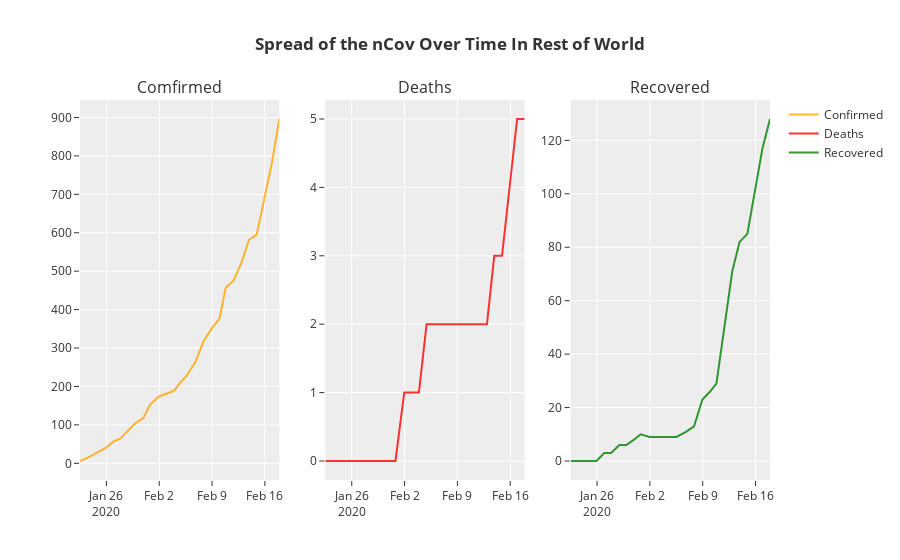

The notebook cell this image was saved under:
### Markdown cell above
## nCov - Spread over time in Rest of World (Excluding China)

### Code cell
plot = make_subplots(rows=1, cols=3, subplot_titles=("Comfirmed", "Deaths", "Recovered"))

# to plot the spread over time, we would need the data distribution spread over time starting from 22nd Jan 2020
# so we will extract the sub-set from the original data.
rest_of_world_over_time = nCoV_data[(nCoV_data['Country'] != 'China')]
rest_of_world_over_time = rest_of_world_over_time.groupby('Date')['Confirmed','Deaths','Recovered'].sum().reset_index()

subPlot1 = go.Scatter(
                x=rest_of_world_over_time['Date'],
                y=rest_of_world_over_time['Confirmed'],
                name="Confirmed",
                line_color='orange',
                opacity=0.8)

subPlot2 = go.Scatter(
                x=rest_of_world_over_time['Date'],
                y=rest_of_world_over_time['Deaths'],
                name="Deaths",
                line_color='red',
                opacity=0.8)

subPlot3 = go.Scatter(
                x=rest_of_world_over_time['Date'],
                y=rest_of_world_over_time['Recovered'],
                name="Recovered",
                line_color='green',
                opacity=0.8)

plot.append_trace(subPlot1, 1, 1)
plot.append_trace(subPlot2, 1, 2)
plot.append_trace(subPlot3, 1, 3)
plot.update_layout(template="ggplot2", title_text = '<b>Spread of the nCov Over Time In Rest of World</b>')

plot.show()

### Figure 1 — Plotly figure (JSON) as saved in the notebook; plotly's stock layout.template omitted (floating-point values rounded to 4 significant figures)
{"data": [{"line": {"color": "orange"}, "name": "Confirmed", "opacity": 0.8, "type": "scatter", "x": ["2020-01-22T12:00:00", "2020-01-23T12:00:00", "2020-01-24T12:00:00", "2020-01-25T22:00:00", "2020-01-26T23:00:00", "2020-01-27T20:30:00", "2020-01-28T23:00:00", "2020-01-29T21:00:00", "2020-01-30T21:30:00", "2020-01-31T19:00:00", "2020-02-01T23:00:00", "2020-02-02T21:00:00", "2020-02-03T21:40:00", "2020-02-04T22:00:00", "2020-02-05T12:20:00", "2020-02-06T20:05:00", "2020-02-07T20:24:00", "2020-02-08T23:04:00", "2020-02-09T23:20:00", "2020-02-10T19:30:00", "2020-02-11T20:44:00", "2020-02-12T22:00:00", "2020-02-13T21:15:00", "2020-02-14T22:00:00", "2020-02-15T22:00:00", "2020-02-16T22:00:00", "2020-02-17T22:00:00"], "xaxis": "x", "y": [6, 14, 25, 40, 57, 64, 87, 105, 118, 153, 174, 181, 188, 213, 225, 265, 317, 351, 376, 457, 476, 523, 581, 595, 685, 780, 896], "yaxis": "y"}, {"line": {"color": "red"}, "name": "Deaths", "opacity": 0.8, "type": "scatter", "x": ["2020-01-22T12:00:00", "2020-01-23T12:00:00", "2020-01-24T12:00:00", "2020-01-25T22:00:00", "2020-01-26T23:00:00", "2020-01-27T20:30:00", "2020-01-28T23:00:00", "2020-01-29T21:00:00", "2020-01-30T21:30:00", "2020-01-31T19:00:00", "2020-02-01T23:00:00", "2020-02-02T21:00:00", "2020-02-03T21:40:00", "2020-02-04T22:00:00", "2020-02-05T12:20:00", "2020-02-06T20:05:00", "2020-02-07T20:24:00", "2020-02-08T23:04:00", "2020-02-09T23:20:00", "2020-02-10T19:30:00", "2020-02-11T20:44:00", "2020-02-12T22:00:00", "2020-02-13T21:15:00", "2020-02-14T22:00:00", "2020-02-15T22:00:00", "2020-02-16T22:00:00", "2020-02-17T22:00:00"], "xaxis": "x2", "y": [0, 0, 0, 0, 0, 0, 0, 0, 0, 0, 1, 1, 1, 2, 2, 2, 2, 2, 2, 2, 2, 2, 3, 3, 4, 5, 5], "yaxis": "y2"}, {"line": {"color": "green"}, "name": "Recovered", "opacity": 0.8, "type": "scatter", "x": ["2020-01-22T12:00:00", "2020-01-23T12:00:00", "2020-01-24T12:00:00", "2020-01-25T22:00:00", "2020-01-26T23:00:00", "2020-01-27T20:30:00", "2020-01-28T23:00:00", "2020-01-29T21:00:00", "2020-01-30T21:30:00", "2020-01-31T19:00:00", "2020-02-01T23:00:00", "2020-02-02T21:00:00", "2020-02-03T21:40:00", "2020-02-04T22:00:00", "2020-02-05T12:20:00", "2020-02-06T20:05:00", "2020-02-07T20:24:00", "2020-02-08T23:04:00", "2020-02-09T23:20:00", "2020-02-10T19:30:00", "2020-02-11T20:44:00", "2020-02-12T22:00:00", "2020-02-13T21:15:00", "2020-02-14T22:00:00", "2020-02-15T22:00:00", "2020-02-16T22:00:00", "2020-02-17T22:00:00"], "xaxis": "x3", "y": [0, 0, 0, 0, 3, 3, 6, 6, 8, 10, 9, 9, 9, 9, 9, 11, 13, 23, 26, 29, 51, 71, 82, 85, 101, 117, 128], "yaxis": "y3"}], "layout": {"annotations": [{"font": {"size": 16}, "showarrow": false, "text": "Comfirmed", "x": 0.1444, "xanchor": "center", "xref": "paper", "y": 1, "yanchor": "bottom", "yref": "paper"}, {"font": {"size": 16}, "showarrow": false, "text": "Deaths", "x": 0.5, "xanchor": "center", "xref": "paper", "y": 1, "yanchor": "bottom", "yref": "paper"}, {"font": {"size": 16}, "showarrow": false, "text": "Recovered", "x": 0.8556, "xanchor": "center", "xref": "paper", "y": 1, "yanchor": "bottom", "yref": "paper"}], "title": {"text": "<b>Spread of the nCov Over Time In Rest of World</b>"}, "xaxis": {"anchor": "y", "domain": [0, 0.2889]}, "xaxis2": {"anchor": "y2", "domain": [0.3556, 0.6444]}, "xaxis3": {"anchor": "y3", "domain": [0.7111, 1]}, "yaxis": {"anchor": "x", "domain": [0, 1]}, "yaxis2": {"anchor": "x2", "domain": [0, 1]}, "yaxis3": {"anchor": "x3", "domain": [0, 1]}}}
